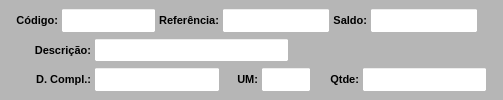
     <widget class="QWidget" name="widget_Cor1" native="true">
      <property name="sizePolicy">
       <sizepolicy hsizetype="Preferred" vsizetype="Preferred">
        <horstretch>0</horstretch>
        <verstretch>0</verstretch>
       </sizepolicy>
      </property>
      <property name="minimumSize">
       <size>
        <width>0</width>
        <height>0</height>
       </size>
      </property>
      <property name="maximumSize">
       <size>
        <width>16777215</width>
        <height>100</height>
       </size>
      </property>
      <property name="font">
       <font>
        <pointsize>8</pointsize>
       </font>
      </property>
      <property name="styleSheet">
       <string notr="true">background-color: rgb(182, 182, 182);</string>
      </property>
      <layout class="QVBoxLayout" name="verticalLayout_2">
       <property name="spacing">
        <number>1</number>
       </property>
       <property name="leftMargin">
        <number>1</number>
       </property>
       <property name="topMargin">
        <number>6</number>
       </property>
       <property name="rightMargin">
        <number>1</number>
       </property>
       <property name="bottomMargin">
        <number>6</number>
       </property>
       <item>
        <widget class="QWidget" name="widget_6" native="true">
         <property name="font">
          <font>
           <pointsize>8</pointsize>
          </font>
         </property>
         <property name="styleSheet">
          <string notr="true"/>
         </property>
         <layout class="QHBoxLayout" name="horizontalLayout_2">
          <property name="spacing">
           <number>3</number>
          </property>
          <property name="leftMargin">
           <number>15</number>
          </property>
          <property name="topMargin">
           <number>2</number>
          </property>
          <property name="rightMargin">
           <number>15</number>
          </property>
          <property name="bottomMargin">
           <number>2</number>
          </property>
          <item>
           <widget class="QLabel" name="label_12">
            <property name="sizePolicy">
             <sizepolicy hsizetype="Preferred" vsizetype="Preferred">
              <horstretch>0</horstretch>
              <verstretch>0</verstretch>
             </sizepolicy>
            </property>
            <property name="minimumSize">
             <size>
              <width>0</width>
              <height>0</height>
             </size>
            </property>
            <property name="maximumSize">
             <size>
              <width>75</width>
              <height>16777215</height>
             </size>
            </property>
            <property name="font">
             <font>
              <pointsize>8</pointsize>
              <weight>75</weight>
              <bold>true</bold>
             </font>
            </property>
            <property name="text">
             <string>Código:</string>
            </property>
            <property name="alignment">
             <set>Qt::AlignRight|Qt::AlignTrailing|Qt::AlignVCenter</set>
            </property>
           </widget>
          </item>
          <item>
           <widget class="QLineEdit" name="line_Codigo">
            <property name="sizePolicy">
             <sizepolicy hsizetype="Preferred" vsizetype="Preferred">
              <horstretch>0</horstretch>
              <verstretch>0</verstretch>
             </sizepolicy>
            </property>
            <property name="maximumSize">
             <size>
              <width>95</width>
              <height>16777215</height>
             </size>
            </property>
            <property name="font">
             <font>
              <pointsize>8</pointsize>
             </font>
            </property>
            <property name="styleSheet">
             <string notr="true">background-color: rgb(255, 255, 255);</string>
            </property>
            <property name="alignment">
             <set>Qt::AlignCenter</set>
            </property>
           </widget>
          </item>
          <item>
           <widget class="QLabel" name="label_16">
            <property name="sizePolicy">
             <sizepolicy hsizetype="Preferred" vsizetype="Preferred">
              <horstretch>0</horstretch>
              <verstretch>0</verstretch>
             </sizepolicy>
            </property>
            <property name="maximumSize">
             <size>
              <width>80</width>
              <height>16777215</height>
             </size>
            </property>
            <property name="font">
             <font>
              <pointsize>8</pointsize>
              <weight>75</weight>
              <bold>true</bold>
             </font>
            </property>
            <property name="text">
             <string>Referência:</string>
            </property>
            <property name="alignment">
             <set>Qt::AlignRight|Qt::AlignTrailing|Qt::AlignVCenter</set>
            </property>
           </widget>
          </item>
          <item>
           <widget class="QLineEdit" name="line_Referencia">
            <property name="sizePolicy">
             <sizepolicy hsizetype="Preferred" vsizetype="Preferred">
              <horstretch>0</horstretch>
              <verstretch>0</verstretch>
             </sizepolicy>
            </property>
            <property name="maximumSize">
             <size>
              <width>250</width>
              <height>16777215</height>
             </size>
            </property>
            <property name="font">
             <font>
              <pointsize>8</pointsize>
             </font>
            </property>
            <property name="styleSheet">
             <string notr="true">background-color: rgb(255, 255, 255);</string>
            </property>
            <property name="readOnly">
             <bool>true</bool>
            </property>
           </widget>
          </item>
          <item>
           <widget class="QLabel" name="label_18">
            <property name="sizePolicy">
             <sizepolicy hsizetype="Preferred" vsizetype="Preferred">
              <horstretch>0</horstretch>
              <verstretch>0</verstretch>
             </sizepolicy>
            </property>
            <property name="maximumSize">
             <size>
              <width>50</width>
              <height>16777215</height>
             </size>
            </property>
            <property name="font">
             <font>
              <pointsize>8</pointsize>
              <weight>75</weight>
              <bold>true</bold>
             </font>
            </property>
            <property name="text">
             <string>Saldo:</string>
            </property>
            <property name="alignment">
             <set>Qt::AlignRight|Qt::AlignTrailing|Qt::AlignVCenter</set>
            </property>
           </widget>
          </item>
          <item>
           <widget class="QLineEdit" name="line_Saldo">
            <property name="sizePolicy">
             <sizepolicy hsizetype="Preferred" vsizetype="Preferred">
              <horstretch>0</horstretch>
              <verstretch>0</verstretch>
             </sizepolicy>
            </property>
            <property name="maximumSize">
             <size>
              <width>150</width>
              <height>16777215</height>
             </size>
            </property>
            <property name="font">
             <font>
              <pointsize>8</pointsize>
             </font>
            </property>
            <property name="cursor">
             <cursorShape>IBeamCursor</cursorShape>
            </property>
            <property name="styleSheet">
             <string notr="true">background-color: rgb(255, 255, 255);</string>
            </property>
            <property name="inputMask">
             <string/>
            </property>
            <property name="text">
             <string/>
            </property>
            <property name="frame">
             <bool>true</bool>
            </property>
            <property name="echoMode">
             <enum>QLineEdit::Normal</enum>
            </property>
            <property name="alignment">
             <set>Qt::AlignCenter</set>
            </property>
            <property name="readOnly">
             <bool>true</bool>
            </property>
           </widget>
          </item>
          <item>
           <widget class="QLabel" name="label_2">
            <property name="font">
             <font>
              <pointsize>8</pointsize>
             </font>
            </property>
            <property name="text">
             <string/>
            </property>
           </widget>
          </item>
         </layout>
        </widget>
       </item>
       <item>
        <widget class="QWidget" name="widget_7" native="true">
         <property name="font">
          <font>
           <pointsize>8</pointsize>
          </font>
         </property>
         <property name="styleSheet">
          <string notr="true"/>
         </property>
         <layout class="QHBoxLayout" name="horizontalLayout_3">
          <property name="spacing">
           <number>3</number>
          </property>
          <property name="leftMargin">
           <number>15</number>
          </property>
          <property name="topMargin">
           <number>2</number>
          </property>
          <property name="rightMargin">
           <number>15</number>
          </property>
          <property name="bottomMargin">
           <number>2</number>
          </property>
          <item>
           <widget class="QLabel" name="label_15">
            <property name="sizePolicy">
             <sizepolicy hsizetype="Preferred" vsizetype="Preferred">
              <horstretch>0</horstretch>
              <verstretch>0</verstretch>
             </sizepolicy>
            </property>
            <property name="minimumSize">
             <size>
              <width>0</width>
              <height>0</height>
             </size>
            </property>
            <property name="maximumSize">
             <size>
              <width>75</width>
              <height>16777215</height>
             </size>
            </property>
            <property name="font">
             <font>
              <pointsize>8</pointsize>
              <weight>75</weight>
              <bold>true</bold>
             </font>
            </property>
            <property name="text">
             <string>Descrição:</string>
            </property>
            <property name="alignment">
             <set>Qt::AlignRight|Qt::AlignTrailing|Qt::AlignVCenter</set>
            </property>
           </widget>
          </item>
          <item>
           <widget class="QLineEdit" name="line_Descricao">
            <property name="sizePolicy">
             <sizepolicy hsizetype="Preferred" vsizetype="Preferred">
              <horstretch>0</horstretch>
              <verstretch>0</verstretch>
             </sizepolicy>
            </property>
            <property name="minimumSize">
             <size>
              <width>0</width>
              <height>0</height>
             </size>
            </property>
            <property name="font">
             <font>
              <pointsize>8</pointsize>
             </font>
            </property>
            <property name="styleSheet">
             <string notr="true">background-color: rgb(255, 255, 255);</string>
            </property>
            <property name="readOnly">
             <bool>true</bool>
            </property>
           </widget>
          </item>
          <item>
           <widget class="QLabel" name="label">
            <property name="maximumSize">
             <size>
              <width>290</width>
              <height>16777215</height>
             </size>
            </property>
            <property name="font">
             <font>
              <pointsize>8</pointsize>
             </font>
            </property>
            <property name="text">
             <string/>
            </property>
           </widget>
          </item>
         </layout>
        </widget>
       </item>
       <item>
        <widget class="QWidget" name="widget_8" native="true">
         <property name="font">
          <font>
           <pointsize>8</pointsize>
          </font>
         </property>
         <property name="styleSheet">
          <string notr="true"/>
         </property>
         <layout class="QHBoxLayout" name="horizontalLayout_4">
          <property name="spacing">
           <number>3</number>
          </property>
          <property name="leftMargin">
           <number>15</number>
          </property>
          <property name="topMargin">
           <number>2</number>
          </property>
          <property name="rightMargin">
           <number>15</number>
          </property>
          <property name="bottomMargin">
           <number>2</number>
          </property>
          <item>
           <widget class="QLabel" name="label_22">
            <property name="sizePolicy">
             <sizepolicy hsizetype="Preferred" vsizetype="Preferred">
              <horstretch>0</horstretch>
              <verstretch>0</verstretch>
             </sizepolicy>
            </property>
            <property name="minimumSize">
             <size>
              <width>0</width>
              <height>0</height>
             </size>
            </property>
            <property name="maximumSize">
             <size>
              <width>75</width>
              <height>16777215</height>
             </size>
            </property>
            <property name="font">
             <font>
              <pointsize>8</pointsize>
              <weight>75</weight>
              <bold>true</bold>
             </font>
            </property>
            <property name="text">
             <string>D. Compl.:</string>
            </property>
            <property name="alignment">
             <set>Qt::AlignRight|Qt::AlignTrailing|Qt::AlignVCenter</set>
            </property>
           </widget>
          </item>
          <item>
           <widget class="QLineEdit" name="line_Compl">
            <property name="sizePolicy">
             <sizepolicy hsizetype="Preferred" vsizetype="Preferred">
              <horstretch>0</horstretch>
              <verstretch>0</verstretch>
             </sizepolicy>
            </property>
            <property name="minimumSize">
             <size>
              <width>0</width>
              <height>0</height>
             </size>
            </property>
            <property name="font">
             <font>
              <pointsize>8</pointsize>
             </font>
            </property>
            <property name="styleSheet">
             <string notr="true">background-color: rgb(255, 255, 255);</string>
            </property>
            <property name="readOnly">
             <bool>true</bool>
            </property>
           </widget>
          </item>
          <item>
           <widget class="QLabel" name="label_19">
            <property name="sizePolicy">
             <sizepolicy hsizetype="Preferred" vsizetype="Preferred">
              <horstretch>0</horstretch>
              <verstretch>0</verstretch>
             </sizepolicy>
            </property>
            <property name="maximumSize">
             <size>
              <width>35</width>
              <height>16777215</height>
             </size>
            </property>
            <property name="font">
             <font>
              <pointsize>8</pointsize>
              <weight>75</weight>
              <bold>true</bold>
             </font>
            </property>
            <property name="text">
             <string>UM:</string>
            </property>
            <property name="alignment">
             <set>Qt::AlignRight|Qt::AlignTrailing|Qt::AlignVCenter</set>
            </property>
           </widget>
          </item>
          <item>
           <widget class="QLineEdit" name="line_UM">
            <property name="sizePolicy">
             <sizepolicy hsizetype="Preferred" vsizetype="Preferred">
              <horstretch>0</horstretch>
              <verstretch>0</verstretch>
             </sizepolicy>
            </property>
            <property name="maximumSize">
             <size>
              <width>50</width>
              <height>16777215</height>
             </size>
            </property>
            <property name="font">
             <font>
              <pointsize>8</pointsize>
             </font>
            </property>
            <property name="cursor">
             <cursorShape>IBeamCursor</cursorShape>
            </property>
            <property name="styleSheet">
             <string notr="true">background-color: rgb(255, 255, 255);</string>
            </property>
            <property name="inputMask">
             <string/>
            </property>
            <property name="text">
             <string/>
            </property>
            <property name="frame">
             <bool>true</bool>
            </property>
            <property name="echoMode">
             <enum>QLineEdit::Normal</enum>
            </property>
            <property name="alignment">
             <set>Qt::AlignCenter</set>
            </property>
            <property name="readOnly">
             <bool>true</bool>
            </property>
           </widget>
          </item>
          <item>
           <widget class="QLabel" name="label_14">
            <property name="sizePolicy">
             <sizepolicy hsizetype="Preferred" vsizetype="Preferred">
              <horstretch>0</horstretch>
              <verstretch>0</verstretch>
             </sizepolicy>
            </property>
            <property name="maximumSize">
             <size>
              <width>45</width>
              <height>16777215</height>
             </size>
            </property>
            <property name="font">
             <font>
              <pointsize>8</pointsize>
              <weight>75</weight>
              <bold>true</bold>
             </font>
            </property>
            <property name="text">
             <string>Qtde:</string>
            </property>
            <property name="alignment">
             <set>Qt::AlignRight|Qt::AlignTrailing|Qt::AlignVCenter</set>
            </property>
           </widget>
          </item>
          <item>
           <widget class="QLineEdit" name="line_Qtde">
            <property name="sizePolicy">
             <sizepolicy hsizetype="Preferred" vsizetype="Preferred">
              <horstretch>0</horstretch>
              <verstretch>0</verstretch>
             </sizepolicy>
            </property>
            <property name="maximumSize">
             <size>
              <width>150</width>
              <height>16777215</height>
             </size>
            </property>
            <property name="font">
             <font>
              <pointsize>8</pointsize>
             </font>
            </property>
            <property name="cursor">
             <cursorShape>IBeamCursor</cursorShape>
            </property>
            <property name="styleSheet">
             <string notr="true">background-color: rgb(255, 255, 255);</string>
            </property>
            <property name="inputMask">
             <string/>
            </property>
            <property name="text">
             <string/>
            </property>
            <property name="frame">
             <bool>true</bool>
            </property>
            <property name="echoMode">
             <enum>QLineEdit::Normal</enum>
            </property>
            <property name="alignment">
             <set>Qt::AlignCenter</set>
            </property>
           </widget>
          </item>
         </layout>
        </widget>
       </item>
      </layout>
     </widget>
